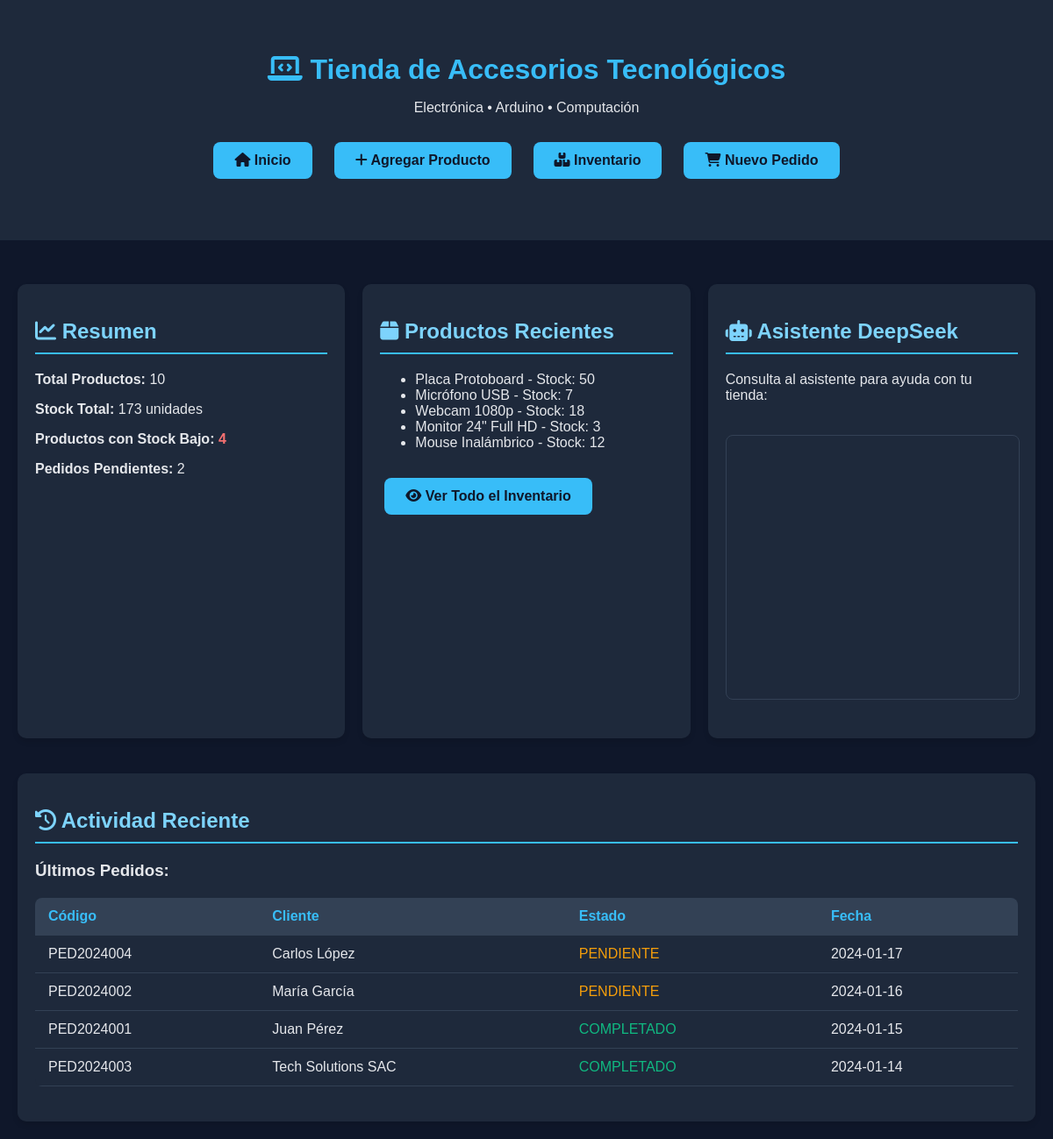
The page / on the database its author committed.
### tables this page shows
CREATE TABLE IF NOT EXISTS productos(
    id INT AUTO_INCREMENT PRIMARY KEY,
    codigo_producto VARCHAR(20) UNIQUE,
    nombre VARCHAR(100),
    precio DECIMAL(10,2),
    stock INT,
    fecha_creacion TIMESTAMP DEFAULT CURRENT_TIMESTAMP
);

CREATE TABLE IF NOT EXISTS pedidos(
    id INT AUTO_INCREMENT PRIMARY KEY,
    codigo_pedido VARCHAR(20) UNIQUE,
    cliente VARCHAR(100),
    estado VARCHAR(20) DEFAULT 'PENDIENTE',
    fecha DATE,
    total DECIMAL(10,2) DEFAULT 0
);

### index.php (the view, shortened to what this page needs)
<!DOCTYPE html>
<html lang='es'>
<head>
    <link rel='stylesheet' href='assets/css/estilos.css'>
    <link rel="stylesheet" href="https://cdnjs.cloudflare.com/ajax/libs/font-awesome/6.4.0/css/all.min.css">
</head>
<body>
    <header>
        <h1><i class="fas fa-laptop-code"></i> Tienda de Accesorios Tecnológicos</h1>
        <p>Electrónica • Arduino • Computación</p>
        <div class="menu">
            <a class='btn' href='#'><i class="fas fa-home"></i> Inicio</a>
            <a class='btn' href='productos/agregar.php'><i class="fas fa-plus"></i> Agregar Producto</a>
            <a class='btn' href='productos/inventario_diario.php'><i class="fas fa-boxes"></i> Inventario</a>
            <a class='btn' href='pedidos/nuevo.php'><i class="fas fa-shopping-cart"></i> Nuevo Pedido</a>
        </div>
    </header>
    <div class="container">
        <div class="dashboard">
            <div class="card">
                <h2><i class="fas fa-chart-line"></i> Resumen</h2>
                <?php
                include('config/conexion.php');
                $result = $conexion->query("SELECT COUNT(*) as total FROM productos");
                $totalProductos = $result->fetch_assoc()['total'];
                $result = $conexion->query("SELECT SUM(stock) as total_stock FROM productos");
                $totalStock = $result->fetch_assoc()['total_stock'];
                $result = $conexion->query("SELECT COUNT(*) as bajos FROM productos WHERE stock < 10");
                $stockBajo = $result->fetch_assoc()['bajos'];
                $result = $conexion->query("SELECT COUNT(*) as pendientes FROM pedidos WHERE estado = 'PENDIENTE'");
                $pendientes = $result->fetch_assoc()['pendientes'];
                ?>
                <p><strong>Total Productos:</strong> <?php echo $totalProductos; ?></p>
                <p><strong>Stock Total:</strong> <?php echo $totalStock; ?> unidades</p>
                <p><strong>Productos con Stock Bajo:</strong> <span class="stock-low"><?php echo $stockBajo; ?></span></p>
                <p><strong>Pedidos Pendientes:</strong> <?php echo $pendientes; ?></p>
            </div>
            <div class="card">
                <h2><i class="fas fa-box"></i> Productos Recientes</h2>
                <?php
                include('config/conexion.php');
                $result = $conexion->query("SELECT * FROM productos ORDER BY id DESC LIMIT 5");
                if ($result->num_rows > 0) {
                    echo "<ul>";
                    while($row = $result->fetch_assoc()) {
                        echo "<li>{$row['nombre']} - Stock: {$row['stock']}</li>";
                    }
                    echo "</ul>";
                } else {
                    echo "<p>No hay productos registrados.</p>";
                }
                ?>
                <a href='productos/inventario_diario.php' class='btn' style='margin-top: 15px;'>
                    <i class="fas fa-eye"></i> Ver Todo el Inventario
                </a>
            </div>
            <div class="card">
                <h2><i class="fas fa-robot"></i> Asistente DeepSeek</h2>
                <p>Consulta al asistente para ayuda con tu tienda:</p>
                <iframe src='https://chat.deepseek.com' width='100%' height='300'></iframe>
            </div>
        </div>
        <div class="card">
            <h2><i class="fas fa-history"></i> Actividad Reciente</h2>
            <?php
            include('config/conexion.php');
            echo "<h3>Últimos Pedidos:</h3>";
            $result = $conexion->query("SELECT * FROM pedidos ORDER BY fecha DESC LIMIT 5");
            if ($result->num_rows > 0) {
                echo "<table>";
                echo "<tr><th>Código</th><th>Cliente</th><th>Estado</th><th>Fecha</th></tr>";
                while($row = $result->fetch_assoc()) {
                    $estadoColor = $row['estado'] == 'COMPLETADO' ? 'color: #10b981;' : 'color: #f59e0b;';
                    echo "<tr>";
                    echo "<td>{$row['codigo_pedido']}</td>";
                    echo "<td>{$row['cliente']}</td>";
                    echo "<td style='{$estadoColor}'>{$row['estado']}</td>";
                    echo "<td>{$row['fecha']}</td>";
                    echo "</tr>";
                }
                echo "</table>";
            } else {
                echo "<p>No hay pedidos registrados.</p>";
            }
            ?>
        </div>
    </div>
</body>
</html>

### assets/css/estilos.css (style rules this page uses)
body { background: #0f172a; color: #e5e7eb; font-family: Arial, sans-serif; margin: 0; padding: 0; }
header { text-align: center; padding: 40px; background: #1e293b; margin-bottom: 30px; }
.container { max-width: 1200px; margin: 0 auto; padding: 20px; }
h1 { color: #38bdf8; margin-bottom: 10px; }
h2 { color: #7dd3fc; border-bottom: 2px solid #38bdf8; padding-bottom: 10px; }
.btn { background: #38bdf8; padding: 12px 24px; color: #0f172a; text-decoration: none; border-radius: 8px; font-weight: bold; display: inline-block; margin: 10px 5px; transition: background 0.3s; }
.dashboard { display: grid; grid-template-columns: repeat(auto-fit, minmax(300px, 1fr)); gap: 20px; margin-bottom: 40px; }
.card { background: #1e293b; padding: 20px; border-radius: 10px; box-shadow: 0 4px 6px rgba(0, 0, 0, 0.1); }
table { width: 100%; border-collapse: collapse; margin: 20px 0; background: #1e293b; border-radius: 8px; overflow: hidden; }
th, td { padding: 12px 15px; text-align: left; border-bottom: 1px solid #334155; }
th { background: #334155; color: #38bdf8; }
iframe { border: 1px solid #334155; border-radius: 8px; margin: 20px 0; }
.menu { display: flex; gap: 15px; justify-content: center; margin: 20px 0; }
.stock-low { color: #f87171; font-weight: bold; }

### rows shown on the page
productos: nombre "Placa Protoboard", stock "50"
productos: nombre "Micrófono USB", stock "7"
productos: nombre "Webcam 1080p", stock "18"
productos: nombre "Monitor 24\" Full HD", stock "3"
productos: nombre "Mouse Inalámbrico", stock "12"
pedidos: codigo_pedido "PED2024004", cliente "Carlos López", estado "PENDIENTE", fecha "2024-01-17"
pedidos: codigo_pedido "PED2024002", cliente "María García", estado "PENDIENTE", fecha "2024-01-16"
pedidos: codigo_pedido "PED2024001", cliente "Juan Pérez", estado "COMPLETADO", fecha "2024-01-15"
pedidos: codigo_pedido "PED2024003", cliente "Tech Solutions SAC", estado "COMPLETADO", fecha "2024-01-14"

### other values the page prints
$totalProductos "10"
$totalStock "173"
$stockBajo "4"
$pendientes "2"
